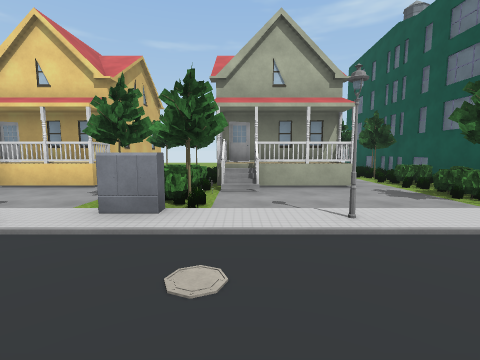
View 1 (above)

20 first-person views from a walk through a Unity game level. The camera is 1.5 m above the floor, tilts 6° down and sees 85° across. The floor is counted in squares, 2 m on a side. Each view is taken from the middle of a square. On the plan, view 1 faces up. The plan holds only what a view shows up to about 9 squares ahead; the rest is blank. The place goes on beyond the plan. The player is left out. Some animated figures are left out. Some surface patterns are stand-ins.

View 2
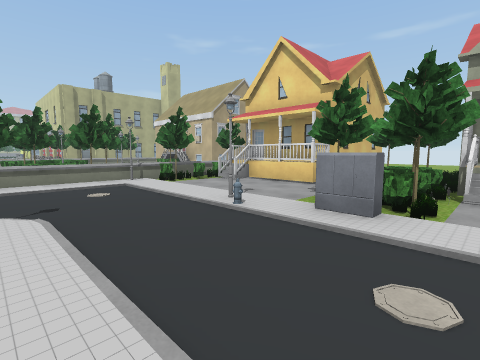

View 3
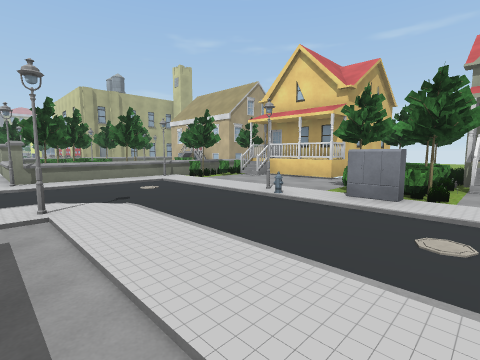

View 4
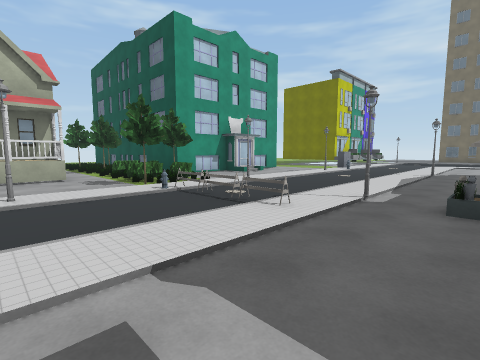

View 5
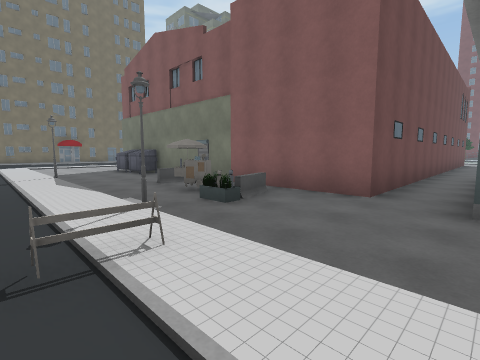

View 6
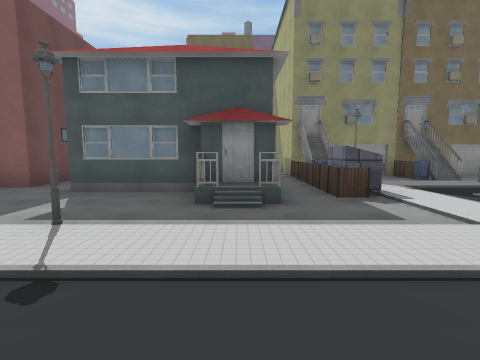

View 7
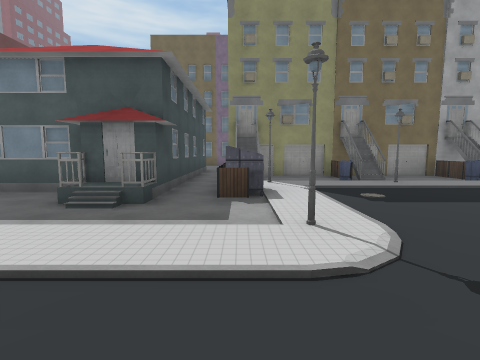

View 8
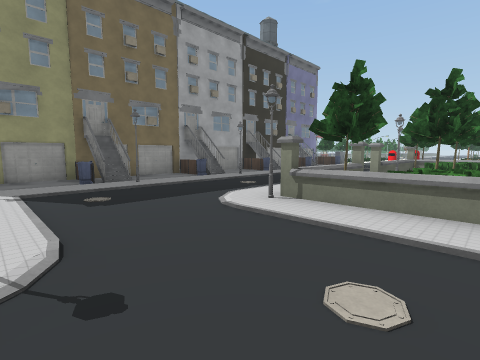

View 9
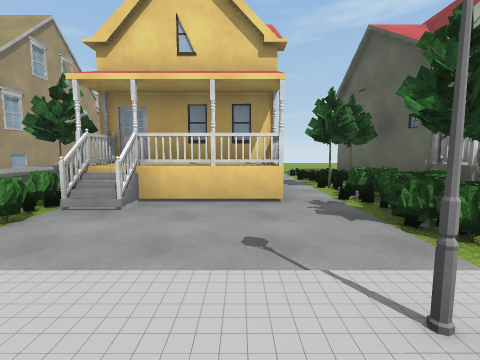

View 10
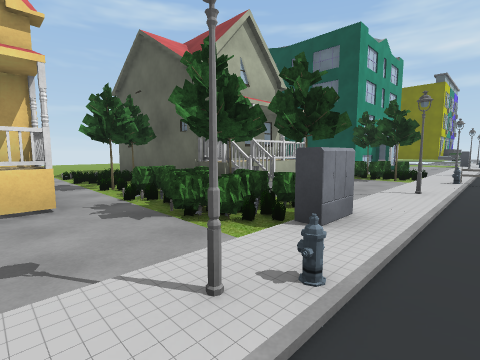

View 11
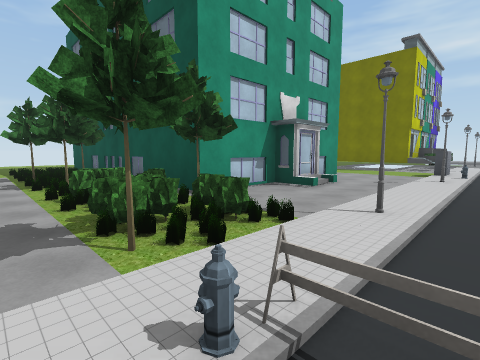

View 12
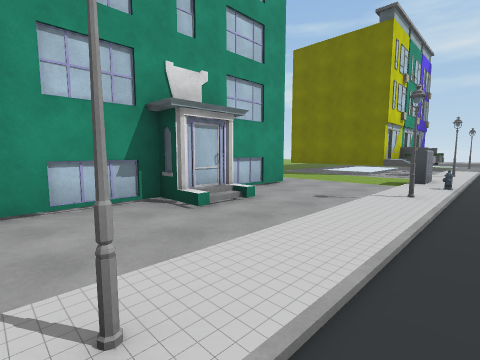

View 13
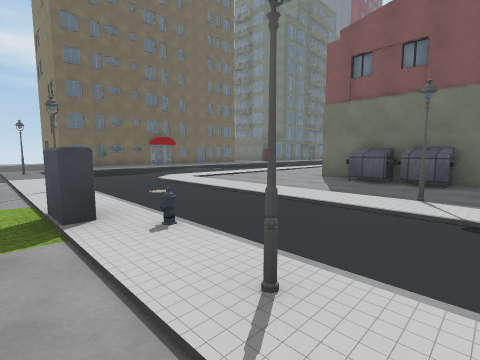

View 14
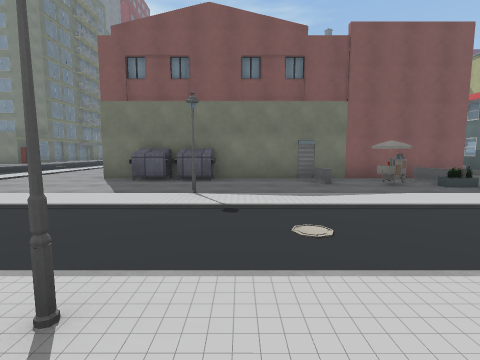

View 15
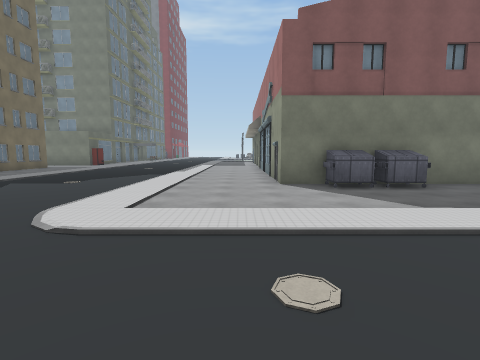

View 16
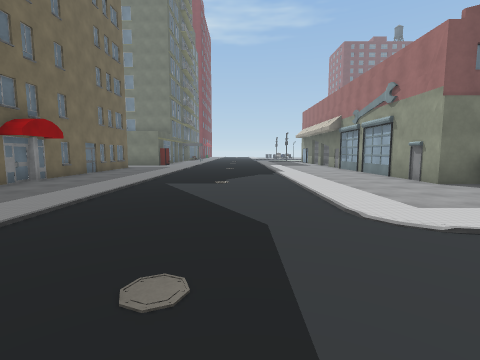

View 17
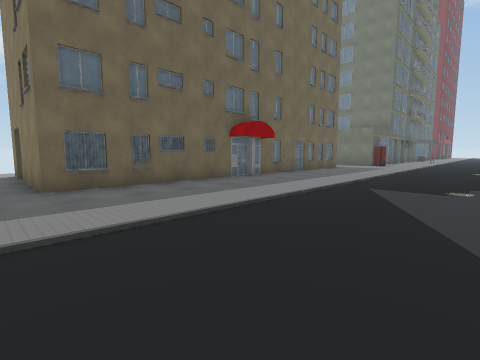

View 18
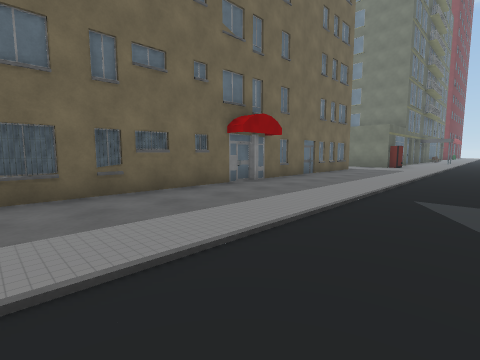

View 19
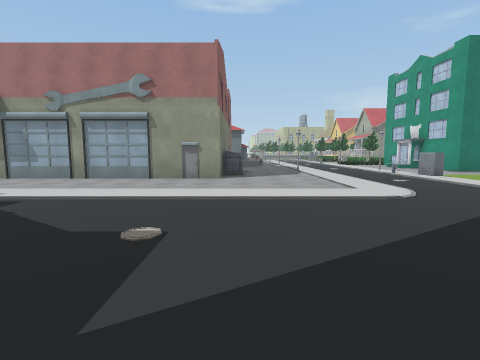

View 20
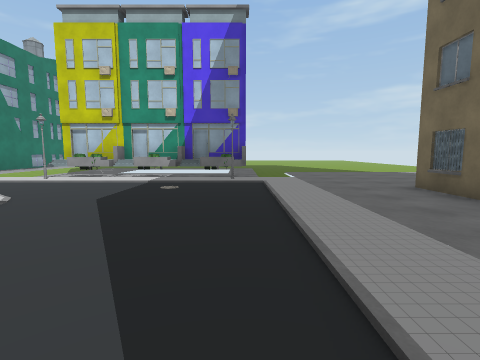

### Floor plan
Key: @ floor where view 1 was taken; # wall or solid block; . floor; / step, stairs or slope; = window, fence, low wall or low ledge; O other object.
Columns run from 10 left of view 1 to 29 right of it. Each row starts with its distance up from view 1.
 13                O
 12                O#
 11  O      O    ...#
 10  O    O.O.O  .OO#
  9  O   OO.O.OO ...#
  8  O   OO..OOO .OO#
  7  O OOOO.OOOO#.OO#
  6    OOOO.OO/OO..O######.  #
  5    O....OO....OO..//.... ####### ....
  4   OO....OO....OO........ O O   O ....
  3 OOOO  OO.O.O  O.O    OOO .O.O.OO ....
  2  OO...........O.........................
  1  OO...........O....................#####
  0 #OOO...  .@  .O             .......#
 -1    O..O....O...O.....O.............O
 -2 .......O.O....OO##=................#
 -3 ......OOO####..=##=..OOO...........#
 -4 O  O  OOO   #.###########.. .......#
 -5 #OO#O..O.   #.#         #.. .......#
 -6 #O..O..O.    .#         #.. .......#
 -7 ########.    .#         #.. .......#
 -8              .#         #..  ... ..

Where each view was taken, in squares from view 1:
view 1: 0 up, 0 right, facing up
view 2: 0 up, 0 right, facing up-left
view 3: 1 down, 0 right, facing up-left
view 4: 2 down, 1 right, facing up-right
view 5: 1 up, 2 right, facing down-right
view 6: 2 up, 1 left, facing down
view 7: 2 up, 3 left, facing down
view 8: 2 up, 4 left, facing down-left
view 9: 2 up, 4 left, facing up
view 10: 2 up, 4 left, facing up-right
view 11: 2 up, 3 right, facing up-right
view 12: 2 up, 6 right, facing up-right
view 13: 4 up, 10 right, facing down-right
view 14: 4 up, 10 right, facing down
view 15: 3 up, 15 right, facing down
view 16: 3 up, 19 right, facing down
view 17: 2 up, 19 right, facing down-right
view 18: 1 up, 20 right, facing down-right
view 19: 3 down, 22 right, facing left
view 20: 4 down, 21 right, facing up
